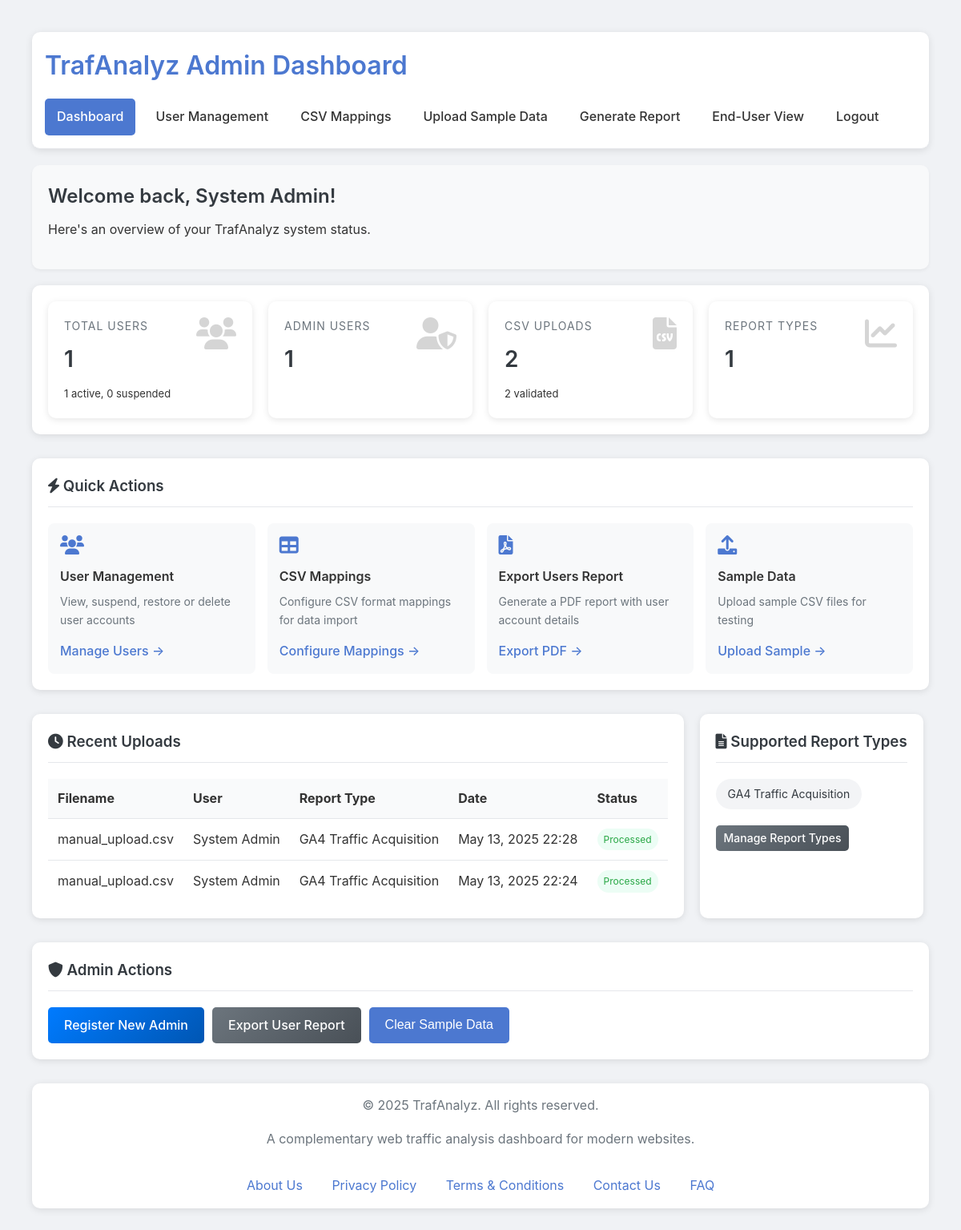
The page /admin/index.php (signed in) on the database its author committed.
### tables this page shows
CREATE TABLE `csv_upload` (
  `UploadID` int(11) NOT NULL,
  `UserID` int(11) NOT NULL,
  `FileName` varchar(255) NOT NULL,
  `UploadDate` datetime NOT NULL DEFAULT current_timestamp(),
  `FileSize` int(11) NOT NULL,
  `IsValidated` tinyint(1) NOT NULL DEFAULT 0,
  `ReportType` varchar(255) NOT NULL,
  `DataDateStart` date NOT NULL,
  `DataDateEnd` date NOT NULL,
  `AccountName` varchar(255) DEFAULT NULL,
  `PropertyName` varchar(255) DEFAULT NULL,
  `IsSampleData` tinyint(1) NOT NULL DEFAULT 0
);

CREATE TABLE `user` (
  `UserID` int(11) NOT NULL,
  `Username` varchar(255) NOT NULL,
  `Email` varchar(255) NOT NULL,
  `PasswordHash` varchar(255) NOT NULL,
  `Role` enum('Admin','End-User') NOT NULL DEFAULT 'End-User',
  `AccountStatus` enum('Active','Suspended') NOT NULL DEFAULT 'Active',
  `CreatedAt` datetime NOT NULL DEFAULT current_timestamp()
);

### admin/index.php (the view, shortened to what this page needs)
<?php
require_once '../config.php';
$userStats = getUserStats($conn);
$csvStats = getCsvStats($conn);
$reportTypes = getReportTypes($conn);
function getUserStats($conn) {
    $stats = [
        'total' => 0,
        'active' => 0,
        'suspended' => 0,
        'admins' => 0,
        'users' => 0
    ];
    $sql = "SELECT COUNT(*) as count, Role, AccountStatus FROM user GROUP BY Role, AccountStatus";
    $result = $conn->query($sql);
    if ($result) {
        while ($row = $result->fetch_assoc()) {
            $stats['total']++;
            if ($row['AccountStatus'] == 'Active') {
                $stats['active']++;
            } else {
                $stats['suspended']++;
            }
            if ($row['Role'] == 'Admin') {
                $stats['admins']++;
            } else {
                $stats['users']++;
            }
        }
    }
    return $stats;
}
function getCsvStats($conn) {
    $stats = [
        'total_uploads' => 0,
        'validated' => 0,
        'recent' => []
    ];
    $sql = "SELECT COUNT(*) as count FROM csv_upload";
    $result = $conn->query($sql);
    if ($result && $row = $result->fetch_assoc()) {
        $stats['total_uploads'] = $row['count'];
    }
    $sql = "SELECT COUNT(*) as count FROM csv_upload WHERE IsValidated = 1";
    $result = $conn->query($sql);
    if ($result && $row = $result->fetch_assoc()) {
        $stats['validated'] = $row['count'];
    }
    $sql = "SELECT cu.UploadID, cu.FileName, cu.UploadDate, cu.ReportType, u.Username
            FROM csv_upload cu
            JOIN user u ON cu.UserID = u.UserID
            ORDER BY cu.UploadDate DESC LIMIT 5";
    $result = $conn->query($sql);
    if ($result) {
        while ($row = $result->fetch_assoc()) {
            $stats['recent'][] = $row;
        }
    }
    return $stats;
}
function getReportTypes($conn) {
    $reportTypes = [];
    $sql = "SELECT DISTINCT ReportType FROM csv_upload ORDER BY ReportType";
    $result = $conn->query($sql);
    if ($result) {
        while ($row = $result->fetch_assoc()) {
            $reportTypes[] = $row['ReportType'];
        }
    }
    return $reportTypes;
}
?>
<!DOCTYPE html>
<html lang="en">
<head>
    <link rel="stylesheet" href="../styles.css">
    <link rel="stylesheet" href="admin_style.css">
    <link rel="stylesheet" href="https://cdnjs.cloudflare.com/ajax/libs/font-awesome/6.0.0-beta3/css/all.min.css">
</head>
<body>
    <div class="container">
        <?php include 'header.php'; ?>
        <main>
            <section class="welcome-banner">
                <h2>Welcome back, <?php echo htmlspecialchars($_SESSION['username']); ?>!</h2>
                <p>Here's an overview of your TrafAnalyz system status.</p>
            </section>
            <section class="stats-row">
                <div class="stat-card">
                    <i class="fas fa-users icon"></i>
                    <div class="label">Total Users</div>
                    <div class="value"><?php echo $userStats['total']; ?></div>
                    <div class="trend"><?php echo $userStats['active']; ?> active, <?php echo $userStats['suspended']; ?> suspended</div>
                </div>
                <div class="stat-card">
                    <i class="fas fa-user-shield icon"></i>
                    <div class="label">Admin Users</div>
                    <div class="value"><?php echo $userStats['admins']; ?></div>
                </div>
                <div class="stat-card">
                    <i class="fas fa-file-csv icon"></i>
                    <div class="label">CSV Uploads</div>
                    <div class="value"><?php echo $csvStats['total_uploads']; ?></div>
                    <div class="trend"><?php echo $csvStats['validated']; ?> validated</div>
                </div>
                <div class="stat-card">
                    <i class="fas fa-chart-line icon"></i>
                    <div class="label">Report Types</div>
                    <div class="value"><?php echo count($reportTypes); ?></div>
                </div>
            </section>
            <section class="admin-section">
                <h3><i class="fas fa-bolt"></i> Quick Actions</h3>
                <div class="quick-links">
                    <a href="admin_users.php" class="quick-link">
                        <i class="fas fa-users"></i>
                        <h4>User Management</h4>
                        <p>View, suspend, restore or delete user accounts</p>
                        <span class="link-action">Manage Users &rarr;</span>
                    </a>
                    <a href="admin_mappings.php" class="quick-link">
                        <i class="fas fa-table"></i>
                        <h4>CSV Mappings</h4>
                        <p>Configure CSV format mappings for data import</p>
                        <span class="link-action">Configure Mappings &rarr;</span>
                    </a>
                    <a href="export_users_pdf.php" target="_blank" class="quick-link">
                        <i class="fas fa-file-pdf"></i>
                        <h4>Export Users Report</h4>
                        <p>Generate a PDF report with user account details</p>
                        <span class="link-action">Export PDF &rarr;</span>
                    </a>
                    <a href="upload_sample_data.php" class="quick-link">
                        <i class="fas fa-upload"></i>
                        <h4>Sample Data</h4>
                        <p>Upload sample CSV files for testing</p>
                        <span class="link-action">Upload Sample &rarr;</span>
                    </a>
                </div>
            </section>
            <div class="two-column">
                <section class="admin-section">
                    <h3><i class="fas fa-clock"></i> Recent Uploads</h3>
                    <table class="data-table">
                        <thead>
                            <tr>
                                <th>Filename</th>
                                <th>User</th>
                                <th>Report Type</th>
                                <th>Date</th>
                                <th>Status</th>
                            </tr>
                        </thead>
                        <tbody>
                            <?php if (count($csvStats['recent']) > 0): ?>
                                <?php foreach ($csvStats['recent'] as $upload): ?>
                                <tr>
                                    <td><?php echo htmlspecialchars($upload['FileName']); ?></td>
                                    <td><?php echo htmlspecialchars($upload['Username']); ?></td>
                                    <td><?php echo htmlspecialchars($upload['ReportType']); ?></td>
                                    <td><?php echo date('M d, Y H:i', strtotime($upload['UploadDate'])); ?></td>
                                    <td>
                                        <span class="badge badge-success">Processed</span>
                                    </td>
                                </tr>
                                <?php endforeach; ?>
                            <?php else: ?>
                                <tr>
                                    <td colspan="5" style="text-align: center;">No recent uploads found</td>
                                </tr>
                            <?php endif; ?>
                        </tbody>
                    </table>
                </section>
                <section class="admin-section">
                    <h3><i class="fas fa-file-alt"></i> Supported Report Types</h3>
                    <div class="report-types">
                        <?php if (count($reportTypes) > 0): ?>
                            <?php foreach ($reportTypes as $type): ?>
                                <span class="report-type"><?php echo htmlspecialchars($type); ?></span>
                            <?php endforeach; ?>
                        <?php else: ?>
                            <p>No report types defined yet. Configure the CSV mappings to add report types.</p>
                        <?php endif; ?>
                    </div>
                    <div style="margin-top: 20px;">
                        <a href="admin_mappings.php" class="btn btn-sm btn-secondary">Manage Report Types</a>
                    </div>
                </section>
            </div>
            <section class="admin-section">
                <h3><i class="fas fa-shield-alt"></i> Admin Actions</h3>
                <div style="display: flex; flex-wrap: wrap; gap: 10px;">
                    <a href="../admin_register.php?key=trafanalyz" class="btn btn-primary">Register New Admin</a>
                    <a href="export_users_pdf.php" target="_blank" class="btn btn-secondary">Export User Report</a>
                    <button id="clearSampleDataBtn" class="btn btn-danger">Clear Sample Data</button>
                </div>
            </section>
        </main>
        <?php include 'admin_footer.php'; ?>
    </div>
</body>
</html>

### admin/header.php (shortened to what this page needs)
<?php
$active_page = isset($active_page) ? $active_page : 'dashboard';
?>
<!DOCTYPE html>
<html lang="en">
<head>
    <link rel="stylesheet" href="../styles.css">
</head>
<body>
    <div class="container">
        <header>
            <h1>TrafAnalyz Admin Dashboard</h1>
            <nav>
                <ul>
                    <li><a href="index.php" <?php echo ($active_page == 'dashboard') ? 'class="active"' : ''; ?>>Dashboard</a></li>
                    <li><a href="admin_users.php" <?php echo ($active_page == 'users') ? 'class="active"' : ''; ?>>User Management</a></li>
                    <li><a href="admin_mappings.php" <?php echo ($active_page == 'mappings') ? 'class="active"' : ''; ?>>CSV Mappings</a></li>
										<li><a href="upload_sample_data.php" <?php echo ($active_page == 'sample_data') ? 'class="active"' : ''; ?>>Upload Sample Data</a></li>
                    <li><a href="export_users_pdf.php" target="_blank" <?php echo ($active_page == 'report') ? 'class="active"' : ''; ?>>Generate Report</a></li>
                    <li><a href="../user/index.php" target="_blank" <?php echo ($active_page == 'user-view') ? 'class="active"' : ''; ?>>End-User View</a></li>
                    <li><a href="../logout.php">Logout</a></li>
                </ul>
            </nav>
        </header>

### admin/admin_footer.php
<footer>
    <div class="footer-content">
        <p>&copy; <?php echo date('Y'); ?> TrafAnalyz. All rights reserved.</p>
        <p>A complementary web traffic analysis dashboard for modern websites.</p>
        <div class="footer-links">
            <a href="../about.php">About Us</a>
            <a href="../privacy.php">Privacy Policy</a>
            <a href="../terms.php">Terms & Conditions</a>
            <a href="../contact_us.php">Contact Us</a>
            <a href="../faq.php">FAQ</a>
        </div>
    </div>
</footer>

### styles.css (style rules this page uses)
:root { --primary-color: #4c78d0; --secondary-color: #72b966; --accent-color: #f5a623; --text-color: #333333; --light-gray: #f0f2f5; --medium-gray: #e1e5eb; --dark-gray: #6c757d; --white: #ffffff; --shadow: 0 2px 10px rgba(0, 0, 0, 0.1); }
* { margin: 0; padding: 0; box-sizing: border-box; }
body { font-family: -apple-system, BlinkMacSystemFont, 'Segoe UI', Roboto, Oxygen, Ubuntu, Cantarell, 'Open Sans', 'Helvetica Neue', sans-serif; color: var(--text-color); background-color: var(--light-gray); line-height: 1.6; }
.container { max-width: 1200px; margin: 0 auto; padding: 20px; }
h1, h2, h3, h4, h5, h6 { margin-bottom: 1rem; color: var(--text-color); font-weight: 600; }
p { margin-bottom: 1rem; }
a { color: var(--primary-color); text-decoration: none; transition: color 0.3s; }
header { background-color: var(--white); padding: 1rem; border-radius: 10px; box-shadow: var(--shadow); margin-bottom: 20px; }
h1 { color: var(--primary-color); margin-bottom: 1rem; }
nav ul { display: flex; list-style: none; gap: 10px; }
nav a { display: block; padding: 10px 15px; border-radius: 5px; font-weight: 500; color: var(--text-color); }
nav a:hover, nav a.active { background-color: var(--primary-color); color: var(--white); }
main { margin-bottom: 30px; }
section { background-color: var(--white); border-radius: 10px; padding: 20px; margin-bottom: 20px; box-shadow: var(--shadow); }
.btn { display: inline-block; background-color: var(--primary-color); color: var(--white); padding: 10px 20px; border: none; border-radius: 5px; font-size: 1rem; cursor: pointer; transition: background-color 0.3s; font-weight: 500; }
.btn-sm { padding: 5px 10px; font-size: 0.875rem; }
footer { background-color: var(--white); padding: 15px; text-align: center; border-radius: 10px; color: var(--dark-gray); box-shadow: var(--shadow); }

### admin/header.php (style rules this page uses)
h1 { color: darkgray }

### rows shown on the page
csv_upload: FileName "manual_upload.csv", UserID.Username "System Admin", ReportType "GA4 Traffic Acquisition", UploadDate "May 13, 2025 22:28"
csv_upload: FileName "manual_upload.csv", UserID.Username "System Admin", ReportType "GA4 Traffic Acquisition", UploadDate "May 13, 2025 22:24"

### other values the page prints
$_SESSION['username'] "System Admin"
$userStats['total'] "1"
$userStats['active'] "1"
$userStats['suspended'] "0"
$userStats['admins'] "1"
$csvStats['total_uploads'] "2"
$csvStats['validated'] "2"
count($reportTypes) "1"
$type "GA4 Traffic Acquisition"
